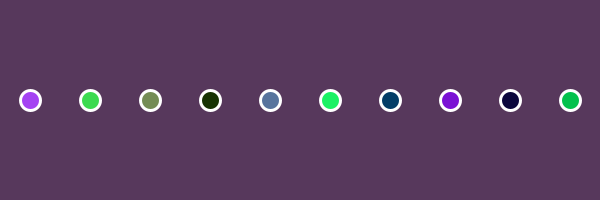
Frame 1 (no input)
Frame 60 (the mouse pressed at the canvas centre just before this capture): identical to frame 1, image omitted
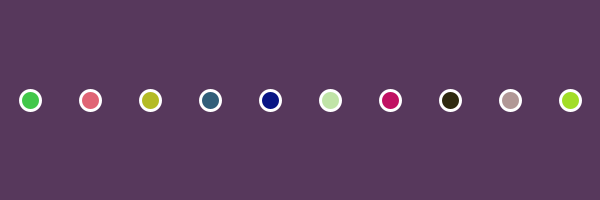
Frame 120 (the mouse held since frame 60 and released just before this capture)

The Processing sketch that drew these frames (run headless with seeded random() and noise(); from frame 60 on, the mouse is pressed at the canvas centre):

// Processing sketch: processing_151802
// ── processing_151802.pde

/* array variable anlegen */
color [] c = null;

void setup ()
{
  size (600, 200);
  smooth();
  /* array mit groesse initalisieren */
  initalizeArray();
  
  /* array-eintraege mit inhalt befuellen */
  writeValuesToArray();
}

void draw ()
{
  background (#57385c);

  stroke (255);
  strokeWeight (3);

  drawValues();
}

void initalizeArray() {
    c = new color [10];
}


void drawValues ()
{
  float xsteps = float (width) / c.length;
  int i = 0;
  while (i < c.length)
  {
    float x = i * xsteps + xsteps / 2;
    float y = height/2;
    
    /* inhalt eines array eintrages auslesen und in die variable cc schreiben */
    color cc = c [i];
    fill (cc);

    ellipse (x, y, 20, 20);

    i = i +1;
  }
}

void writeValuesToArray()
{
  int i = 0;
  while (i < c.length)
  {
    float r = random (0, 255);
    float g = random (0, 255);
    float b = random (0, 255);
    
    color currentColor = color(r, g, b);

    c[i] = currentColor ;
    i = i + 1;
  }
}


void mousePressed ()
{
  writeValuesToArray();
}
